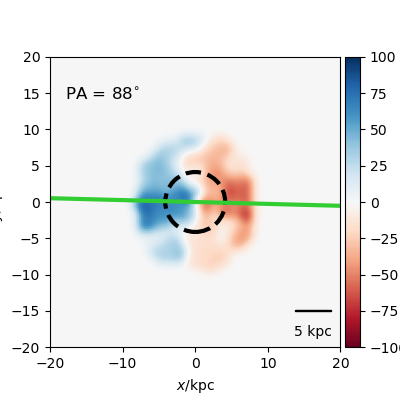

Source code (Python):
#galaxy 310 Ray's gas velocity code
import pynbody
import numpy as np
import pynbody.plot.sph as sph
import matplotlib.pyplot as plt
from pynbody_velmaps.position_angles import *
from pynbody_velmaps.scripts.plot_manga_velmaps import *

filename='/mnt/data0/jillian/gguaman/r310/cosmo25p.768sg1bwK1BHe75.007779'
#filename= '/mnt/data0/jillian/gguaman/r310/r310.007779.tipsy'
redshift=0.03
image_width=40

def rho_sq(particles):
    return particles['rho']**2

gas_map, gas_pa, ax = plot_manga_map(filename, redshift, "gas", weights=rho_sq,image_width=image_width, orientation="sideon", cmap='RdBu',vmin=-100, vmax=100)

#plt.show()
plt.savefig("galaxy310_GasVelR.png")
